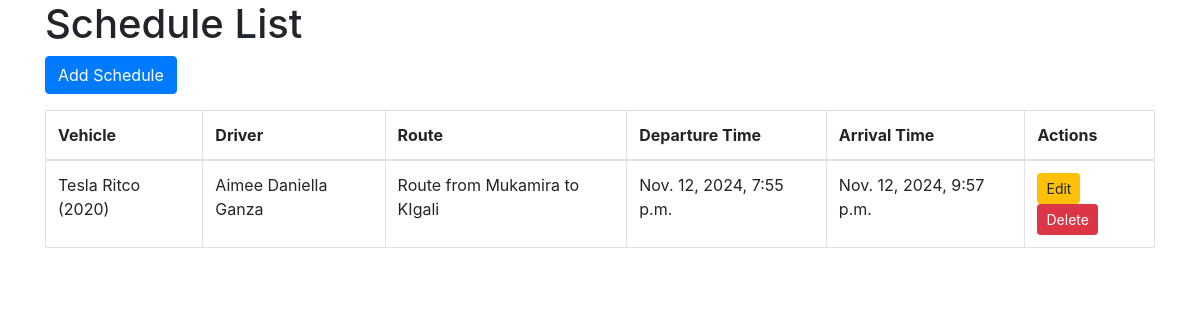
The app's page /transport/schedules/ (signed in), older data.
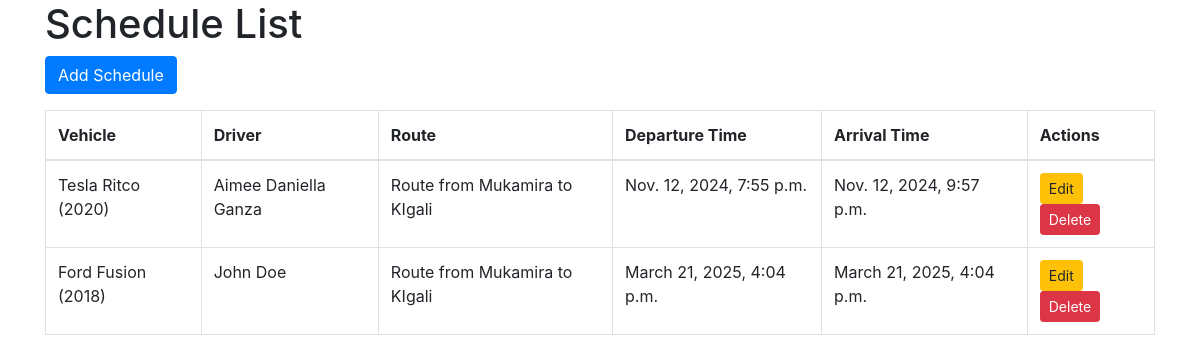
The same page, newer data.
### transport/models.py (models this page shows, shortened)
class Schedule(models.Model):
    vehicle = models.ForeignKey(Vehicle, on_delete=models.CASCADE)
    driver = models.ForeignKey(Driver, on_delete=models.CASCADE)
    route = models.ForeignKey(Route, on_delete=models.CASCADE)
    departure_time = models.DateTimeField()
    arrival_time = models.DateTimeField()
    estimated_time = models.FloatField( default= 0)

class Vehicle(models.Model):
    VIN = models.CharField(max_length=17, unique=True)
    make = models.CharField(max_length=50)
    model = models.CharField(max_length=50)
    year = models.PositiveIntegerField()
    color = models.CharField(max_length=30)
    capacity = models.PositiveBigIntegerField(default=5)
    driver = models.ForeignKey(Driver, on_delete=models.SET_NULL, null=True, blank=True)
    status = models.CharField(max_length=20,choices=[('Active', 'active'),('inactive', 'Inactive')])
    def __str__(self):
        return f"{self.make} {self.model} ({self.year})"

class Driver(models.Model):
    name = models.CharField(max_length=100)
    license_number = models.CharField(max_length=50)
    contact_number = models.CharField(max_length=15)
    def __str__(self):
        return self.name

class Route(models.Model):
    start_location = models.CharField(max_length=100)
    end_location = models.CharField(max_length=100)
    distance = models.FloatField()
    duration = models.FloatField()
    estimated_time = models.FloatField(default=0)  # Predicted via ML model
    def __str__(self):
        return f"Route from {self.start_location} to {self.end_location}"

### transport/views.py (the view)
# urls.py: path('schedules/', schedule_list, name='schedule_list'),
@login_required
def schedule_list(request):
    schedules = Schedule.objects.all()
    return render(request, 'transport/schedule_list.html', {'schedules': schedules})

### transport/templates/transport/schedule_list.html (shortened to what this page needs)
<!DOCTYPE html>
<html lang="en">
<head>
    <link rel="stylesheet" href="https://maxcdn.bootstrapcdn.com/bootstrap/4.5.2/css/bootstrap.min.css">
</head>
<body>
    <div class="container">
        <h1>Schedule List</h1>
        <a href="{% url 'transport:add_schedule' %}" class="btn btn-primary">Add Schedule</a>
        <table class="table table-bordered mt-3">
            <thead>
                <tr>
                    <th>Vehicle</th>
                    <th>Driver</th>
                    <th>Route</th>
                    <th>Departure Time</th>
                    <th>Arrival Time</th>
                    <th>Actions</th>
                </tr>
            </thead>
            <tbody>
                {% for schedule in schedules %}
                <tr>
                    <td>{{ schedule.vehicle }}</td>
                    <td>{{ schedule.driver }}</td>
                    <td>{{ schedule.route }}</td>
                    <td>{{ schedule.departure_time }}</td>
                    <td>{{ schedule.arrival_time }}</td>
                    <td>
                        <a href="{% url 'transport:edit_schedule' schedule.id %}" class="btn btn-warning btn-sm">Edit</a>
                        <a href="{% url 'transport:delete_schedule' schedule.id %}" class="btn btn-danger btn-sm">Delete</a>
                    </td>
                </tr>
                {% endfor %}
            </tbody>
        </table>
    </div>
</body>
</html>

Row changes from the older to the newer data that the page shows:
added Schedule: vehicle "Ford Fusion (2018)", driver "John Doe", route "Route from Mukamira to KIgali", departure_time "March 21, 2025, 4:04 p.m.", arrival_time "March 21, 2025, 4:04 p.m."
